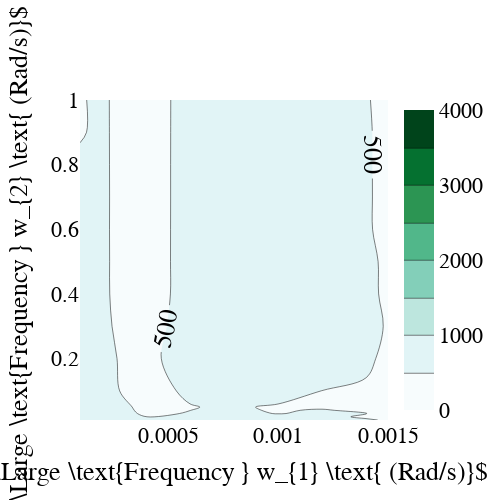

Notebook cell for this chart:
### Code cell
import plotly.graph_objects as go
W1 = [0.0001, 0.0002, 0.0004, 0.0006, 0.0008, 0.001, 0.0012, 0.0014, 0.0015]
W2 = [0.01, 0.02, 0.03, 0.04, 0.05, 0.1, 0.2, 0.3, 0.4, 0.5, 0.6, 0.7, 0.8, 0.9, 1]

fig = go.Figure(data =
    go.Contour(
        z=len_intervals_mtx,
        x=W1, # horizontal axis
        y=W2, # vertical axis,
        zmin=0,
        zmax=4000,
        colorscale='bugn',
                contours=dict(
            showlabels = True, # show labels on contours
            labelfont = dict( # label font properties
                size = 26,
                color = 'black',
            )
    )))

fig.update_layout(
    autosize=False,
    width=500,
    height=500,
    title={'y':0.9,
           'x':0.5,
           'xanchor': 'center',
           'yanchor': 'top'},
    xaxis_title=r"$\Large \text{Frequency } w_{1} \text{ (Rad/s)}$",
    yaxis_title=r"$\Large \text{Frequency } w_{2} \text{ (Rad/s)}$",
    font=dict(
        family="Times New Roman",
        size=22,
        color="black"
    ),
)

fig.show()

### Figure 1 — Plotly figure (JSON) as saved in the notebook; plotly's stock layout.template omitted (floating-point values rounded to 4 significant figures; data arrays with more than 128 entries replaced by an {"elided": "..."} marker saying what was removed)
{"data": [{"colorscale": [[0, "rgb(247,252,253)"], [0.125, "rgb(229,245,249)"], [0.25, "rgb(204,236,230)"], [0.375, "rgb(153,216,201)"], [0.5, "rgb(102,194,164)"], [0.625, "rgb(65,174,118)"], [0.75, "rgb(35,139,69)"], [0.875, "rgb(0,109,44)"], [1, "rgb(0,68,27)"]], "contours": {"labelfont": {"color": "black", "size": 26}, "showlabels": true}, "type": "contour", "x": [0.0001, 0.0002, 0.0004, 0.0006, 0.0008, 0.001, 0.0012, 0.0014, 0.0015], "y": [0.01, 0.02, 0.03, 0.04, 0.05, 0.1, 0.2, 0.3, 0.4, 0.5, 0.6, 0.7, 0.8, 0.9, 1], "z": {"elided": "15x9 float values"}, "zmax": 4000, "zmin": 0}], "layout": {"autosize": false, "font": {"color": "black", "family": "Times New Roman", "size": 22}, "height": 500, "title": {"x": 0.5, "xanchor": "center", "y": 0.9, "yanchor": "top"}, "width": 500, "xaxis": {"title": {"text": "$\\Large \\text{Frequency } w_{1} \\text{ (Rad/s)}$"}}, "yaxis": {"title": {"text": "$\\Large \\text{Frequency } w_{2} \\text{ (Rad/s)}$"}}}}
